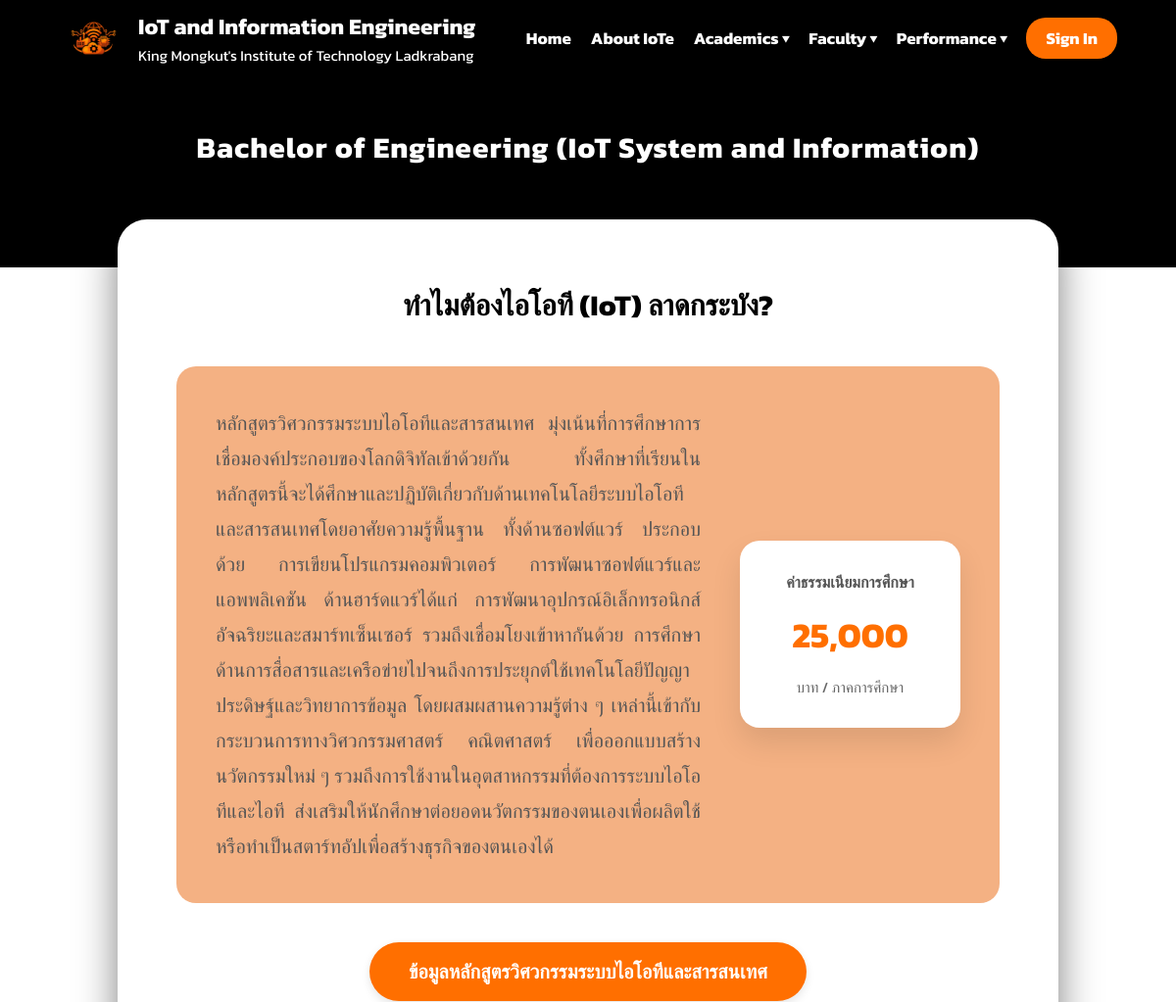
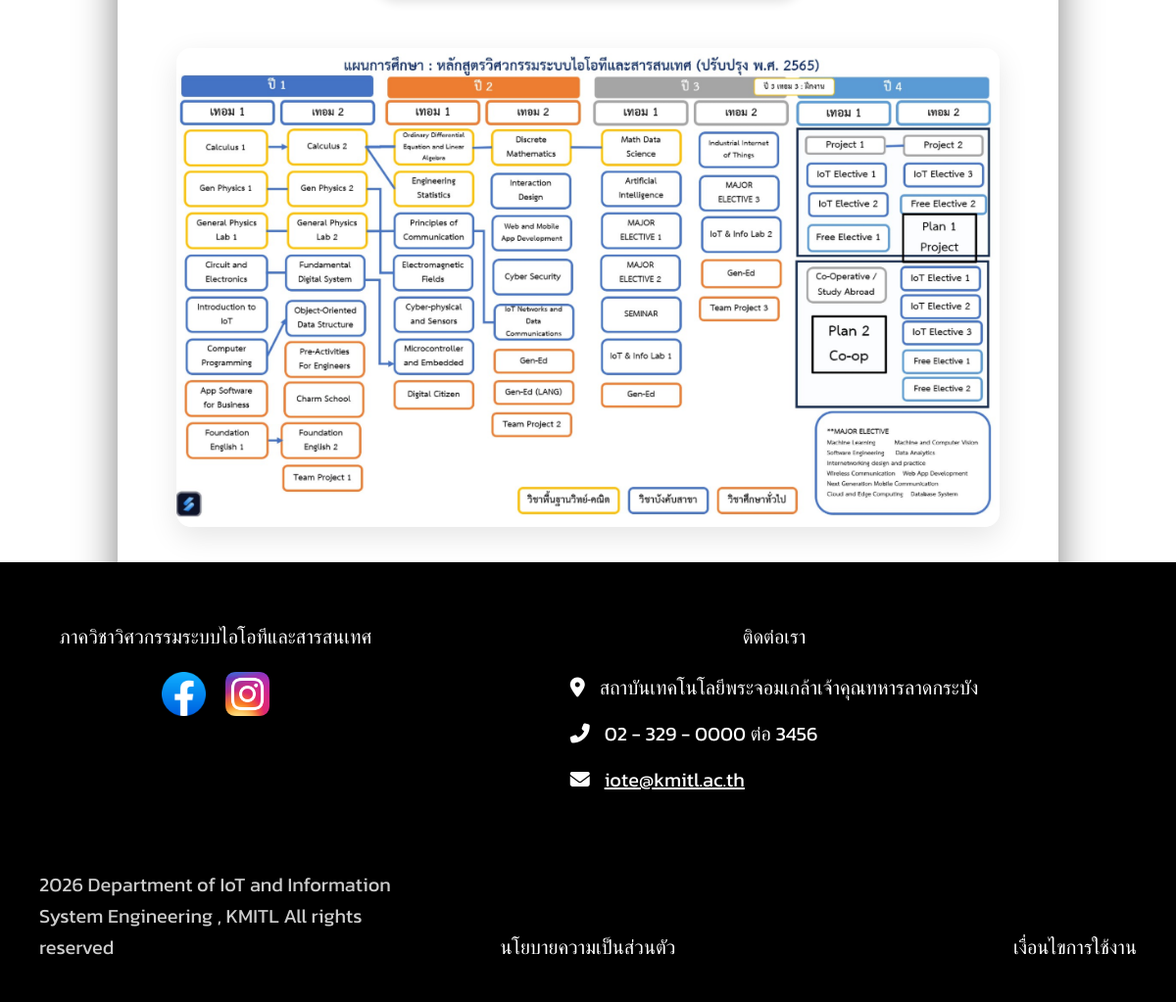
The page /academic1.php on the database its author committed (2 pictures, top to bottom).
### tables this page shows
CREATE TABLE `academic1` (
  `id` int(11) NOT NULL,
  `title` varchar(255) NOT NULL,
  `content` text NOT NULL,
  `tuition` varchar(50) DEFAULT NULL,
  `bg_color` varchar(20) DEFAULT NULL,
  `image_path` varchar(255) DEFAULT NULL,
  `pdf_path` varchar(255) DEFAULT NULL,
  `created_at` timestamp NOT NULL DEFAULT current_timestamp()
);

### academic1.php (the view, shortened to what this page needs)
<?php
include 'includes/db.php';
$result = $conn->query("SELECT * FROM academic1 ORDER BY id DESC LIMIT 1");
$data = $result->fetch_assoc();
?>
<!DOCTYPE html>
<html lang="th">
<head>
    <link rel="stylesheet" href="css/style.css">
    <link rel="stylesheet" href="css/academic.css">
</head>
<body>
    <?php include 'includes/navbar.php'; ?>
    <div class="page-header">
        Bachelor of Engineering (IoT System and Information)
    </div>
    <div class="page-background">
        <div class="content-card">
            <h2 class="academic-title"><?= htmlspecialchars($data['title'] ?? 'ยังไม่มีข้อมูล') ?></h2>
            <div class="info-box" style="background-color: <?= htmlspecialchars($data['bg_color'] ?? '#f4b183') ?>">
                <div class="text">
                    <?= nl2br(htmlspecialchars($data['content'] ?? 'ยังไม่มีเนื้อหาในระบบ')) ?>
                </div>
                <div class="tuition">
                    <p>ค่าธรรมเนียมการศึกษา</p>
                    <h3><?= number_format((float)($data['tuition'] ?? 0)) ?></h3>
                    <span>บาท / ภาคการศึกษา</span>
                </div>
            </div>
            <div class="button-group">
                <?php if (!empty($data['pdf_path'])) : ?>
                    <a href="<?= htmlspecialchars($data['pdf_path']) ?>" target="_blank" class="main-btn">
                        ข้อมูลหลักสูตรวิศวกรรมระบบไอโอทีและสารสนเทศ
                    </a>
                <?php endif; ?>
            </div>
            <div class="curriculum">
                <?php if (!empty($data['image_path'])) : ?>
                    <img src="<?= htmlspecialchars($data['image_path']) ?>" alt="แผนการศึกษา">
                <?php endif; ?>
            </div>
        </div> </div> <?php include 'includes/footer.php'; ?>
</body>
</html>

### css/style.css (style rules this page uses)
*:not(i) { font-family: 'Kanit', sans-serif !important; }
* { box-sizing: border-box; }
body { margin: 0; background-color: #0b0b0b; color: #333; }
.page-header { background-color: #000; color: white; text-align: center; padding: 50px 20px 100px 20px; font-size: 30px; font-weight: bold; letter-spacing: 1px; }
.page-background { background-color: #ffffff; min-height: 100vh; padding-bottom: 0px; padding-top: 1px; position: relative; }
.content-card { background-color: #ffffff; border-radius: 30px; box-shadow: 0 10px 40px rgba(0, 0, 0, 0.5); margin: -50px 120px 0 120px; padding: 40px 5% 80px 5%; min-height: 80vh; position: relative; z-index: 10; }

### css/academic.css (style rules this page uses)
.academic-title { text-align: center; margin-bottom: 40px; font-size: 30px; color: #000; font-weight: bold; }
.info-box { display: flex; gap: 40px; padding: 40px; border-radius: 20px; align-items: center; width: 100%; }
.text { flex: 3; line-height: 1.8; min-width: 0; font-size: 20px; color: #555555; text-align: justify; }
.tuition { flex: 1; background: white; padding: 30px; border-radius: 20px; text-align: center; box-shadow: 0 15px 30px rgba(0,0,0,0.1); display: flex; flex-direction: column; justify-content: center; height: fit-content; }
.tuition p { margin: 0; font-size: 16px; color: #555; font-weight: bold; }
.tuition h3 { margin: 15px 0; font-size: 36px; color: #FF6F00; }
.tuition span { font-size: 15px; color: #666; }
.button-group { text-align: center; margin-top: 40px; }
.main-btn { display: inline-block; background: #FF6F00; color: white; padding: 15px 40px; border-radius: 50px; text-decoration: none; font-size: 20px; font-weight: bold; box-shadow: 0 4px 10px rgba(0,0,0,0.1); transition: transform 0.2s ease, background-color 0.2s ease; }
.curriculum { text-align: center; margin-top: 50px; }
.curriculum img { max-width: 100%; height: auto; border-radius: 15px; box-shadow: 0 10px 30px rgba(0,0,0,0.1); }

### rows shown on the page
academic1: title "ทำไมต้องไอโอที (IoT) ลาดกระบัง?", content "หลักสูตรวิศวกรรมระบบไอโอทีและสารสนเทศ มุ่งเน้นที่การศึกษาการเชื่อมองค์ประกอบของโลกดิจิทัลเข้าด้วยกัน ทั้งศึกษาที่เรียนในหลักสูตรนี้จะได้ศึกษาและปฏิบัติเกี่ยวกับด้านเทคโนโลยีระบบไอโอทีและสารสนเทศโดยอาศัยความรู้พื้นฐาน ทั้งด้านซอฟต์แวร์ ประกอบด้วย การเขียนโปรแกรมคอมพิวเตอร์ การพัฒนาซอฟต์แวร์และแอพพลิเคชัน ด้านฮาร์ดแวร์ได้แก่ การพัฒนาอุปกรณ์อิเล็กทรอนิกส์อัจฉริยะและสมาร์ทเซ็นเซอร์ รวมถึงเชื่อมโยงเข้าหากันด้วย การศึกษาด้านการสื่อสารและเครือข่ายไปจนถึงการประยุกต์ใช้เทคโนโลยีปัญญาประดิษฐ์และวิทยาการข้อมูล โดยผสมผสานความรู้ต่าง ๆ เหล่านี้เข้ากับกระบวนการทางวิศวกรรมศาสตร์ คณิตศาสตร์ เพื่อออกแบบสร้างนวัตกรรมใหม่ ๆ รวมถึงการใช้งานในอุตสาหกรรมที่ต้องการระบบไอโอทีและไอที…", tuition "25,000", image_path (picture)
